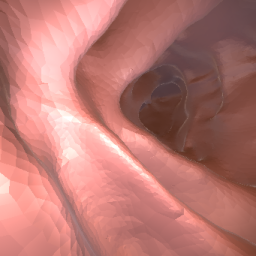
#> input picture data_sample/T1_L1_1_resized_FrameBuffer_0203.png, 256 x 256 px; its folder holds 4 pictures in this run
$ jupyter execute Run_code_step_by_steps.ipynb   (shell and % lines are left out)
#> lines starting #> are read from the running program, lines starting #| are printed output that depends on the picture
# Clone file code

[cell 1]
%cd CV_Vinbigdata/

# Install thư viện

# Dowload model

### Nếu lỗi khi bạn chạy trên colab là do section chưa load xong, check đường dẫn folder "/content/CV_Vinbigdata/checkpoints/colon2depth_512p" và chạy lại

# Chạy test

### Dữ liệu trong folder "/content/CV_Vinbigdata/data_sample"
### Predict trong folder "/content/CV_Vinbigdata/data_sample/data_sample"

# Xem kết quả chạy

[cell 2]
import glob
import cv2
import matplotlib.pyplot as plt
data_test = glob.glob('/content/CV_Vinbigdata/data_sample/*.png')
len(data_test)

[cell 3]
for i in data_test:
  predict_path = i.replace("data_sample","data_sample/data_sample")
  img = cv2.imread(i)
#> img is the input picture: shape (256, 256, 3); mean B, G, R 114.4, 120.5, 186.2
  predict_img = cv2.imread(predict_path)
  plt.figure(figsize=(12, 12))
  plt.subplot(1, 2, 1)
  plt.imshow(cv2.cvtColor(img, cv2.COLOR_BGR2RGB))
  plt.subplot(1,2,2)
  plt.imshow(cv2.cvtColor(predict_img, cv2.COLOR_BGR2RGB))
  plt.show()
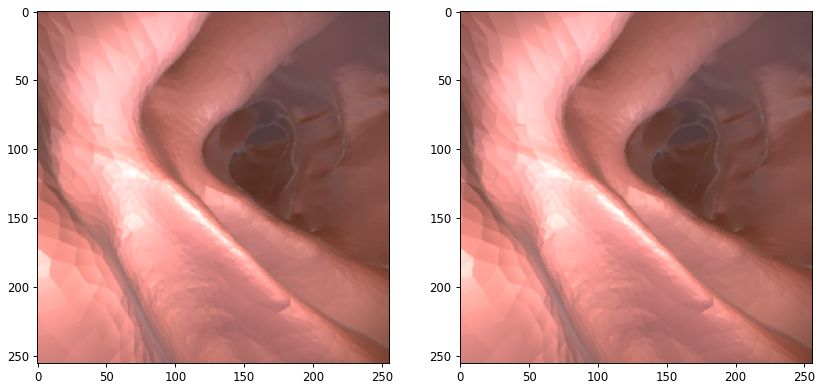
#> figure drawn by matplotlib, 2 panels
#> pass 2 of the loop `for i in data_test:`:
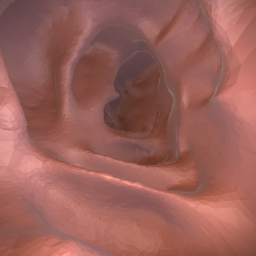
#> input picture data_sample/T1_L1_2_resized_FrameBuffer_0236.png, 256 x 256 px
#> img is the input picture: shape (256, 256, 3); mean B, G, R 89.6, 96.6, 155
#> `plt.show()`:
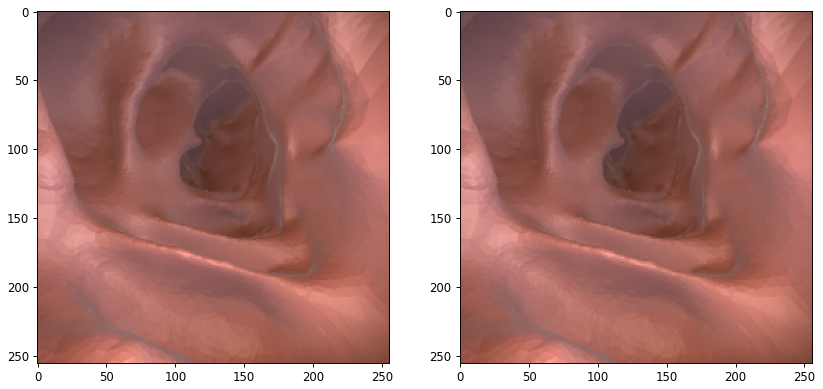
#> figure drawn by matplotlib, 2 panels
#> pass 3 of the loop `for i in data_test:`:
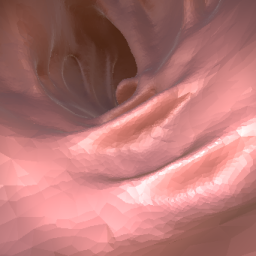
#> input picture data_sample/T1_L1_2_resized_FrameBuffer_0325.png, 256 x 256 px
#> img is the input picture: shape (256, 256, 3); mean B, G, R 116.5, 118.7, 182.2
#> `plt.show()`:
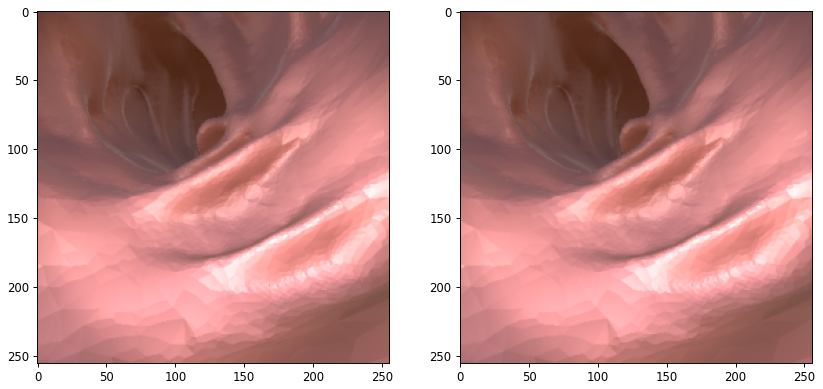
#> figure drawn by matplotlib, 2 panels
#> the loop made 4 passes; the first 3 are shown
